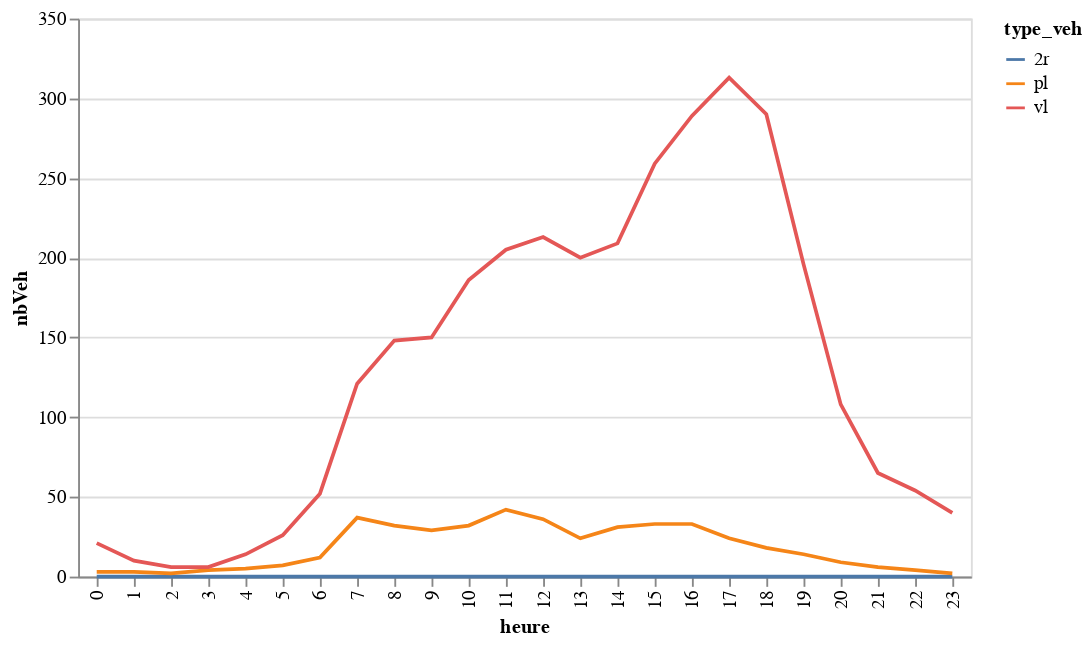

This figure's notebook cell:
### Code cell
graphHeureType2SensMjo

### Figure 1 — Vega-Lite specification as saved in the notebook (floating-point values rounded to 4 significant figures)
{"config": {"view": {"continuousWidth": 400, "continuousHeight": 300}}, "data": {"name": "data-552b93a554dd954a87712299c4878f30"}, "mark": "line", "encoding": {"color": {"type": "nominal", "field": "type_veh"}, "x": {"type": "ordinal", "field": "heure"}, "y": {"type": "quantitative", "field": "nbVeh"}}, "$schema": "https://vega.github.io/schema/vega-lite/v4.8.1.json", "datasets": {"data-552b93a554dd954a87712299c4878f30": [{"heure": 0, "type_veh": "2r", "nbVeh": 0.0}, {"heure": 0, "type_veh": "pl", "nbVeh": 3.0}, {"heure": 0, "type_veh": "vl", "nbVeh": 21.0}, {"heure": 1, "type_veh": "2r", "nbVeh": 0.0}, {"heure": 1, "type_veh": "pl", "nbVeh": 3.0}, {"heure": 1, "type_veh": "vl", "nbVeh": 10.0}, {"heure": 2, "type_veh": "2r", "nbVeh": 0.0}, {"heure": 2, "type_veh": "pl", "nbVeh": 2.0}, {"heure": 2, "type_veh": "vl", "nbVeh": 6.0}, {"heure": 3, "type_veh": "2r", "nbVeh": 0.0}, {"heure": 3, "type_veh": "pl", "nbVeh": 4.0}, {"heure": 3, "type_veh": "vl", "nbVeh": 6.0}, {"heure": 4, "type_veh": "2r", "nbVeh": 0.0}, {"heure": 4, "type_veh": "pl", "nbVeh": 5.0}, {"heure": 4, "type_veh": "vl", "nbVeh": 14.0}, {"heure": 5, "type_veh": "2r", "nbVeh": 0.0}, {"heure": 5, "type_veh": "pl", "nbVeh": 7.0}, {"heure": 5, "type_veh": "vl", "nbVeh": 26.0}, {"heure": 6, "type_veh": "2r", "nbVeh": 0.0}, {"heure": 6, "type_veh": "pl", "nbVeh": 12.0}, {"heure": 6, "type_veh": "vl", "nbVeh": 52.0}, {"heure": 7, "type_veh": "2r", "nbVeh": 0.0}, {"heure": 7, "type_veh": "pl", "nbVeh": 37.0}, {"heure": 7, "type_veh": "vl", "nbVeh": 121.0}, {"heure": 8, "type_veh": "2r", "nbVeh": 0.0}, {"heure": 8, "type_veh": "pl", "nbVeh": 32.0}, {"heure": 8, "type_veh": "vl", "nbVeh": 148.0}, {"heure": 9, "type_veh": "2r", "nbVeh": 0.0}, {"heure": 9, "type_veh": "pl", "nbVeh": 29.0}, {"heure": 9, "type_veh": "vl", "nbVeh": 150.0}, {"heure": 10, "type_veh": "2r", "nbVeh": 0.0}, {"heure": 10, "type_veh": "pl", "nbVeh": 32.0}, {"heure": 10, "type_veh": "vl", "nbVeh": 186.0}, {"heure": 11, "type_veh": "2r", "nbVeh": 0.0}, {"heure": 11, "type_veh": "pl", "nbVeh": 42.0}, {"heure": 11, "type_veh": "vl", "nbVeh": 205.0}, {"heure": 12, "type_veh": "2r", "nbVeh": 0.0}, {"heure": 12, "type_veh": "pl", "nbVeh": 36.0}, {"heure": 12, "type_veh": "vl", "nbVeh": 213.0}, {"heure": 13, "type_veh": "2r", "nbVeh": 0.0}, {"heure": 13, "type_veh": "pl", "nbVeh": 24.0}, {"heure": 13, "type_veh": "vl", "nbVeh": 200.0}, {"heure": 14, "type_veh": "2r", "nbVeh": 0.0}, {"heure": 14, "type_veh": "pl", "nbVeh": 31.0}, {"heure": 14, "type_veh": "vl", "nbVeh": 209.0}, {"heure": 15, "type_veh": "2r", "nbVeh": 0.0}, {"heure": 15, "type_veh": "pl", "nbVeh": 33.0}, {"heure": 15, "type_veh": "vl", "nbVeh": 259.0}, {"heure": 16, "type_veh": "2r", "nbVeh": 0.0}, {"heure": 16, "type_veh": "pl", "nbVeh": 33.0}, {"heure": 16, "type_veh": "vl", "nbVeh": 289.0}, {"heure": 17, "type_veh": "2r", "nbVeh": 0.0}, {"heure": 17, "type_veh": "pl", "nbVeh": 24.0}, {"heure": 17, "type_veh": "vl", "nbVeh": 313.0}, {"heure": 18, "type_veh": "2r", "nbVeh": 0.0}, {"heure": 18, "type_veh": "pl", "nbVeh": 18.0}, {"heure": 18, "type_veh": "vl", "nbVeh": 290.0}, {"heure": 19, "type_veh": "2r", "nbVeh": 0.0}, {"heure": 19, "type_veh": "pl", "nbVeh": 14.0}, {"heure": 19, "type_veh": "vl", "nbVeh": 196.0}, {"heure": 20, "type_veh": "2r", "nbVeh": 0.0}, {"heure": 20, "type_veh": "pl", "nbVeh": 9.0}, {"heure": 20, "type_veh": "vl", "nbVeh": 108.0}, {"heure": 21, "type_veh": "2r", "nbVeh": 0.0}, {"heure": 21, "type_veh": "pl", "nbVeh": 6.0}, {"heure": 21, "type_veh": "vl", "nbVeh": 65.0}, {"heure": 22, "type_veh": "2r", "nbVeh": 0.0}, {"heure": 22, "type_veh": "pl", "nbVeh": 4.0}, {"heure": 22, "type_veh": "vl", "nbVeh": 54.0}, {"heure": 23, "type_veh": "2r", "nbVeh": 0.0}, {"heure": 23, "type_veh": "pl", "nbVeh": 2.0}, {"heure": 23, "type_veh": "vl", "nbVeh": 40.0}]}}
